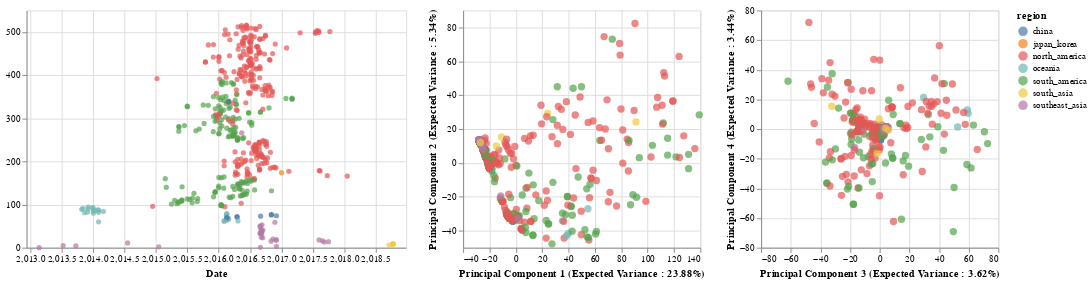

The notebook cell this image was saved under:
### Markdown cell above
# Linking the Tree with the two other PCA Plots

### Code cell
import altair as alt
base = alt.Chart(merged_df)
brush = alt.selection(type='interval', resolve='global')
tree_name = base.mark_circle().encode(
    x=alt.X(
        "date:Q",
        scale=alt.Scale(domain=(node_df["date"].min() - 0.2, node_df["date"].max() + 0.2)),
        title="Date"
    ),
    y=alt.Y(
        "y:Q",
        title=""
    ),
    color=alt.condition(brush, 'region:N', alt.ColorValue('gray')),
    #color="region:N",
    tooltip=["strain:N", "region:N", "date:Q"]
).add_selection(brush).properties(width=400,height=250)

#brush = alt.selection(type='interval', resolve='global')
#link the charts
pc1 = base.mark_circle(size=60).encode(
    x=alt.X('principal component 1',title='Principal Component 1 (Expected Variance : {}%'.format(round(pca.explained_variance_ratio_[0]*100,2)) + ")"),
    y=alt.X('principal component 2',title='Principal Component 2 (Expected Variance : {}%'.format(round(pca.explained_variance_ratio_[1]*100,2)) + ")"),
    color=alt.condition(brush, 'region', alt.ColorValue('gray')),
    tooltip=['strain', 'region']
).add_selection(
    brush
).properties(
    width=250,
    height=250
)
#Make this into a website (view compiled vega -- gives you the javascript -- put that into a HTML script)

pc34 = base.mark_circle(size=60).encode(
    x=alt.X('principal component 3',title='Principal Component 3 (Expected Variance : {}%'.format(round(pca.explained_variance_ratio_[2]*100,2)) + ")"),
    y=alt.X('principal component 4',title='Principal Component 4 (Expected Variance : {}%'.format(round(pca.explained_variance_ratio_[3]*100,2)) + ")"),
    color=alt.condition(brush, 'region', alt.ColorValue('gray')),
    tooltip=['strain', 'region']
).add_selection(
    brush
).properties(
    width=250,
    height=250
)

tree_name|pc1|pc34

### Figure 1 — Vega-Lite specification as saved in the notebook (floating-point values rounded to 4 significant figures; data arrays with more than 128 entries replaced by an {"elided": "..."} marker saying what was removed)
{"$schema": "https://vega.github.io/schema/vega-lite/v3.3.0.json", "config": {"mark": {"tooltip": null}, "view": {"height": 300, "width": 400}}, "data": {"name": "data-e8f7b711487e0d1fbcbb1c1d81dd5bd1"}, "datasets": {"data-e8f7b711487e0d1fbcbb1c1d81dd5bd1": {"elided": "486 records"}}, "hconcat": [{"encoding": {"color": {"condition": {"field": "region", "selection": "selector005", "type": "nominal"}, "value": "gray"}, "tooltip": [{"field": "strain", "type": "nominal"}, {"field": "region", "type": "nominal"}, {"field": "date", "type": "quantitative"}], "x": {"field": "date", "scale": {"domain": [2013.0, 2019.0]}, "title": "Date", "type": "quantitative"}, "y": {"field": "y", "title": "", "type": "quantitative"}}, "height": 250, "mark": "circle", "selection": {"selector005": {"resolve": "global", "type": "interval"}}, "width": 400}, {"encoding": {"color": {"condition": {"field": "region", "selection": "selector005", "type": "nominal"}, "value": "gray"}, "tooltip": [{"field": "strain", "type": "nominal"}, {"field": "region", "type": "nominal"}], "x": {"field": "principal component 1", "title": "Principal Component 1 (Expected Variance : 23.88%)", "type": "quantitative"}, "y": {"field": "principal component 2", "title": "Principal Component 2 (Expected Variance : 5.34%)", "type": "quantitative"}}, "height": 250, "mark": {"size": 60, "type": "circle"}, "selection": {"selector005": {"resolve": "global", "type": "interval"}}, "width": 250}, {"encoding": {"color": {"condition": {"field": "region", "selection": "selector005", "type": "nominal"}, "value": "gray"}, "tooltip": [{"field": "strain", "type": "nominal"}, {"field": "region", "type": "nominal"}], "x": {"field": "principal component 3", "title": "Principal Component 3 (Expected Variance : 3.62%)", "type": "quantitative"}, "y": {"field": "principal component 4", "title": "Principal Component 4 (Expected Variance : 3.44%)", "type": "quantitative"}}, "height": 250, "mark": {"size": 60, "type": "circle"}, "selection": {"selector005": {"resolve": "global", "type": "interval"}}, "width": 250}]}
